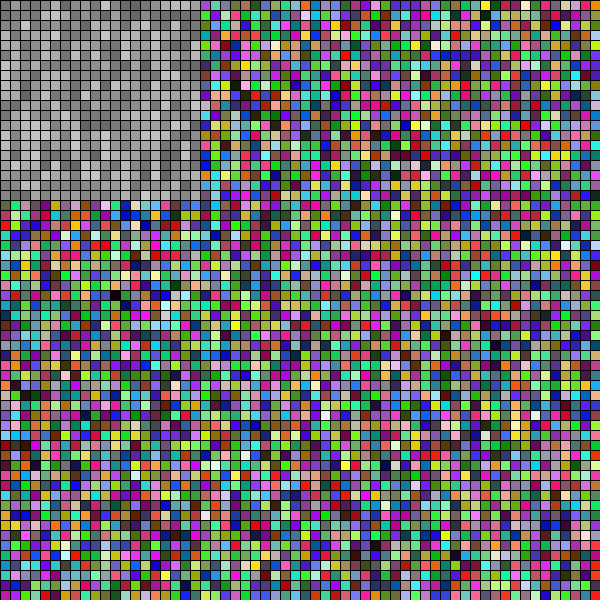
Frame 1 (no input)
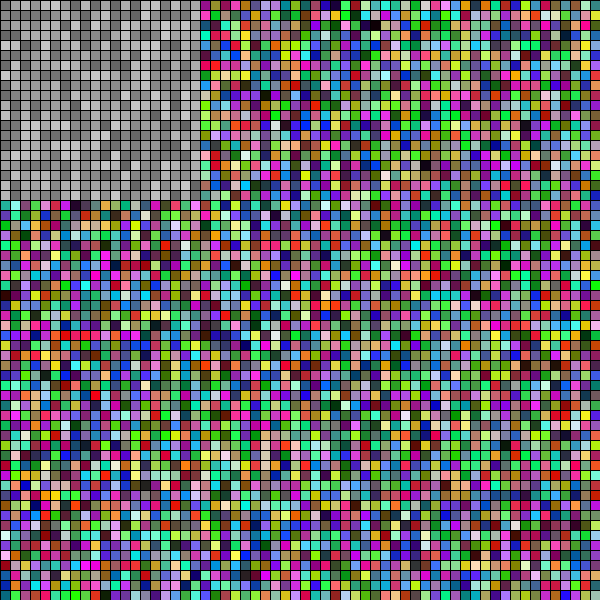
Frame 60 (the mouse pressed at the canvas centre just before this capture)
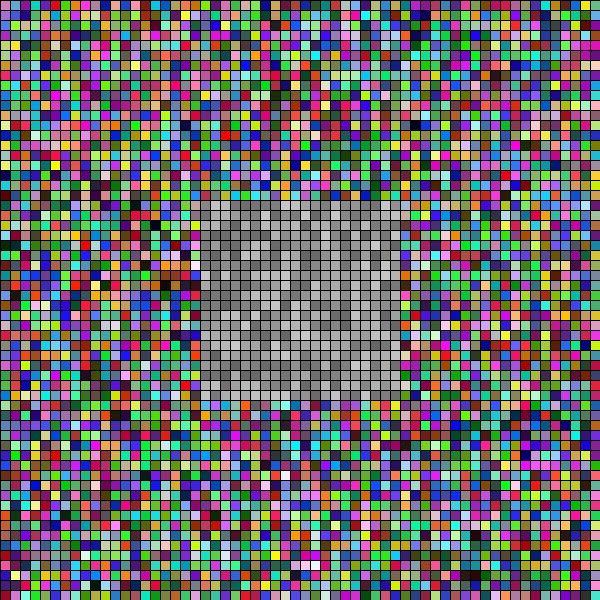
Frame 120 (the mouse held since frame 60 and released just before this capture)

The Processing sketch that drew these frames (run headless with seeded random() and noise(); from frame 60 on, the mouse is pressed at the canvas centre):

// Processing sketch: processing_110889
// ── processing_110889.pde

void setup(){
size(600,600);
}
void draw(){
for (int x = 0; x < 600; x=x+10) {
for (int y = 0; y < 600; y=y+10) {
frameRate(10);
fill(random(255),random(255),random(255));
rect(x, y, 10,10);}

if(mouseX<200 && mouseY<200){
for (int ax = 0; ax < 200; ax=ax+10) {
for (int ay = 0; ay < 200; ay=ay+10) {
frameRate(5);
fill(random(100,200));
rect(ax, ay, 10,10);}
}
}
else if(mouseX>200 && mouseX<400 && mouseY<200){
for(int bx = 200; bx<400; bx=bx+10){
for(int by = 0; by<200; by=by+10){
frameRate(5);
fill(random(100,200));
rect(bx, by, 10,10);}
}
}
else if(mouseX>400 && mouseX<600 && mouseY<200){
for(int cx = 400; cx<600; cx=cx+10){
for(int cy = 0; cy<200; cy=cy+10){
frameRate(5);
fill(random(100,200));
rect(cx, cy, 10,10);}
}
}
else if(mouseX<200 && mouseY>200 && mouseY<400){
for(int dx = 0; dx<200; dx=dx+10){
for(int dy = 200; dy<400; dy=dy+10){
frameRate(5);
fill(random(100,200));
rect(dx, dy, 10,10);}
}
}
else if(mouseX<200 && mouseY>400 && mouseY<600){
for(int ex = 0; ex<200; ex=ex+10){
for(int ey = 400; ey<600; ey=ey+10){
frameRate(5);
fill(random(100,200));
rect(ex, ey, 10,10);}
}
}
else if(mouseX>200 && mouseX<400 && mouseY>200 && mouseY<400){
for(int fx = 200;fx<400;fx=fx+10){
for(int fy = 200;fy<400;fy=fy+10){
frameRate(5);
fill(random(100,200));
rect(fx, fy, 10,10);}
}
}
else if(mouseX>400 && mouseX<600 && mouseY>200 && mouseY<400){
for(int gx = 400;gx<600;gx=gx+10){
for(int gy = 200;gy<400;gy=gy+10){
frameRate(5);
fill(random(100,200));
rect(gx, gy, 10,10);}
}
}
else if(mouseX>200 && mouseX<400 && mouseY>400 && mouseY<600){
for(int hx = 200;hx<400;hx=hx+10){
for(int hy = 400;hy<600;hy=hy+10){
frameRate(5);
fill(random(100,200));
rect(hx, hy, 10,10);}
}
}
else if(mouseX>400 && mouseX<600 && mouseY>400 && mouseY<600){
for(int ix = 400;ix<600;ix=ix+10){
for(int iy = 400;iy<600;iy=iy+10){
frameRate(5);
fill(random(100,200));
rect(ix, iy, 10,10);}
}
}
}
}
